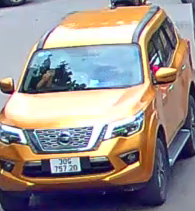
#> input picture data/car2.png, 195 x 211 px, given in place of test.mp4, which was not available
$ jupyter execute --allow-errors main_pl1.ipynb   (older library calls are emulated)
#> lines starting #> are read from the running program, lines starting #| are printed output that depends on the picture; pictures that were not available may be replaced by others from this repository, and a replacement may not be noted
[cell 1]
import os
import pandas as pd
import numpy as np
import matplotlib.pyplot as plt
from PIL import Image
import cv2
import shutil

[cell 2]
from ultralytics import YOLO
#> (the rest of this cell did not finish here and is left out)

[cell 3]
result = [
     [
         [[[20.0, 20.0], [103.0, 20.0], [103.0, 34.0], [20.0, 34.0]], ('XEQUETDUONGDUO', 0.9368736147880554)],
         [[[21.0, 35.0], [103.0, 39.0], [102.0, 56.0], [20.0, 52.0]], ('(TU22:00-5:00', 0.9210197925567627)],
         [[[63.0, 60.0], [102.0, 60.0], [102.0, 76.0], [63.0, 76.0]], ('NGOAI', 0.9804909825325012)],
         [[[65.0, 76.0], [103.0, 80.0], [102.0, 96.0], [63.0, 91.0]], ('Excep', 0.9797548055648804)]
     ]
] #resluts
for line in result[0]:
         print(line[1][0])
         print(line[1][1])
#> further down, frame is the input picture: shape (211, 195, 3); mean B, G, R 140.2, 142.7, 150.9

[cell 4]
from paddleocr import PaddleOCR
import cv2
import re
# test_folder = '/kaggle/working/results'
test_folder = "./results"
# !rm -rf ./results
# os.mkdir(test_folder)
CONFIDENCE_THRESHOLD = 0.5

# https://paddlepaddle.github.io/PaddleOCR/latest/en/quick_start.html#use-by-code
#> (the rest of this cell did not finish here and is left out)

[cell 5]
import cv2
count = 0
# !rm -rf /kaggle/working/vid_results
# os.mkdir("/kaggle/working/vid_results")
video_path = "./data/test.mp4"
vidcap = cv2.VideoCapture(video_path)

vidcap.set(cv2.CAP_PROP_FPS, 60)
vidcap.set(cv2.CAP_PROP_FRAME_WIDTH, 1280)
vidcap.set(cv2.CAP_PROP_FRAME_HEIGHT, 720)

# [5 lines of commented-out code are left out]

if not vidcap.isOpened():
    print("Error opening video stream")
    exit()

frame_count = 0
#> (the rest of this cell did not finish here and is left out)

#> (a cell that did not finish here is left out)

[cell 7]
# [20 lines of commented-out code are left out]

[cell 8]
import pandas as pd
import numpy as np
import matplotlib.pyplot as plt
results = pd.read_csv('./results.csv')
#> (reads results.csv from the repository)
results.columns = results.columns.str.strip()

# Extract epochs and accuracy metrics
epochs = results.index + 1
mAP_0_5 = results['metrics/mAP50(B)']  # Mean Average Precision at IoU=0.5 # trùng với thực tế 50% thì đúng
mAP_0_5_0_95 = results['metrics/mAP50-95(B)']  # MAP at IoU=0.5:0.95

plt.figure(figsize=(10, 5))
plt.plot(epochs, mAP_0_5, label='mAP_0.5')
plt.plot(epochs, mAP_0_5_0_95, label='mAP_0.5:0.95')
plt.xlabel('Epoch');   plt.ylabel('Accuracy')
plt.title('Accuracy Over Epochs')
plt.legend(loc="lower right")
plt.grid(True)
plt.show()
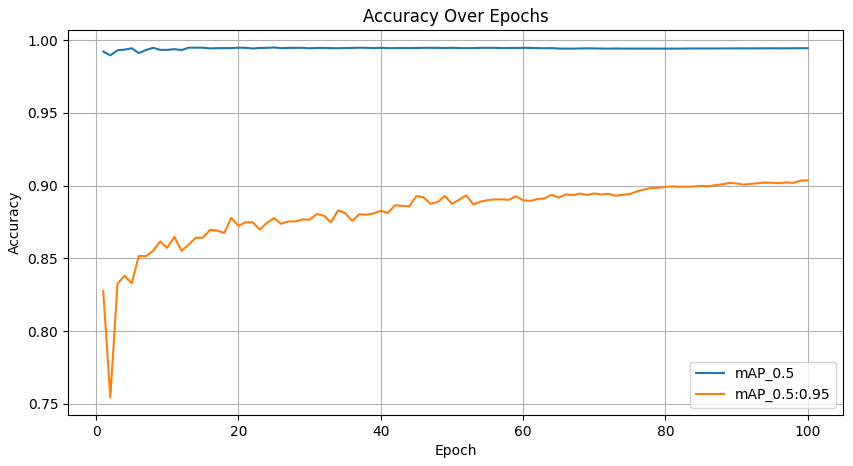
#> figure drawn by matplotlib, 1 panel; curve peaks at x = 25, y = 0.995; curve peaks at x = 100, y = 0.904

[cell 9]
import pandas as pd
import numpy as np
import matplotlib.pyplot as plt
results = pd.read_csv('./results.csv')
results.columns = results.columns.str.strip()

# Extract epochs and train/box_loss,train/cls_loss,train/dfl_loss // val/box_loss,val/cls_loss,val/dfl_loss
epochs = results.index + 1
box_loss = results['train/box_loss']
cls_loss = results['train/cls_loss']
dfl_loss = results['train/dfl_loss']
val_box_loss = results['val/box_loss']
val_cls_loss = results['val/cls_loss']
val_dfl_loss = results['val/dfl_loss']

plt.subplot(1, 2, 1)
plt.figure(figsize=(5, 4))
plt.plot(epochs, box_loss, label='box_loss')
plt.plot(epochs, cls_loss, label='cls_loss')
plt.plot(epochs, dfl_loss, label='dfl_loss')
plt.xlabel('Epoch');   plt.ylabel('Loss')
plt.title('Train Loss Over Epochs')
plt.legend(loc="lower right")
plt.grid(True)

plt.subplot(1, 2, 2)
plt.figure(figsize=(6, 5))
plt.plot(epochs, val_box_loss, label='val_box_loss')
plt.plot(epochs, val_cls_loss, label='val_cls_loss')
plt.plot(epochs, val_dfl_loss, label='val_dfl_loss')
plt.xlabel('Epoch');   plt.ylabel('Loss')
plt.title('Valid Loss Over Epochs')
plt.legend(loc="lower right")
plt.grid(True)
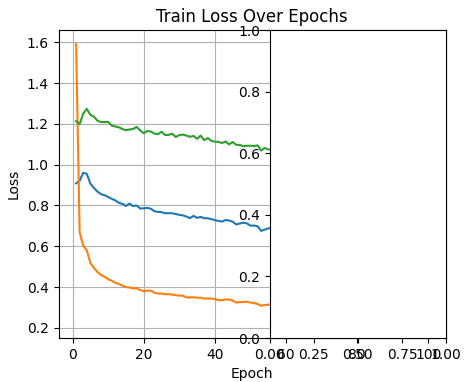
#> figure drawn by matplotlib, 1 panel; curve peaks at x = 3, y = 0.96; curve peaks at x = 1, y = 1.59; curve peaks at x = 4, y = 1.27
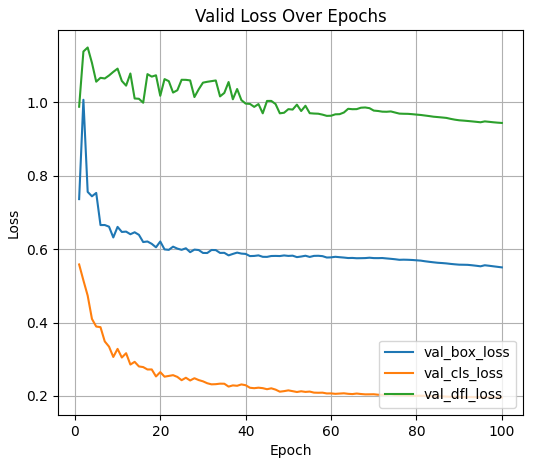
#> figure drawn by matplotlib, 1 panel; curve peaks at x = 2, y = 1.01; curve peaks at x = 1, y = 0.558; curve peaks at x = 3, y = 1.15
